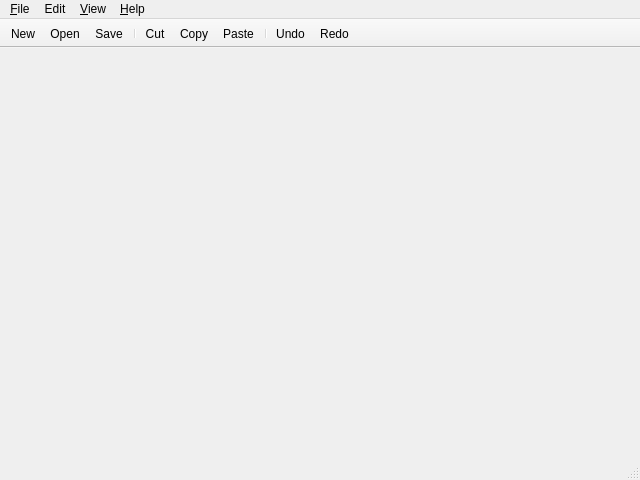
<?xml version="1.0" encoding="UTF-8"?>
<ui version="4.0">
 <class>CodeWindow</class>
 <widget class="QMainWindow" name="CodeWindow">
  <property name="windowModality">
   <enum>Qt::NonModal</enum>
  </property>
  <property name="enabled">
   <bool>true</bool>
  </property>
  <property name="geometry">
   <rect>
    <x>0</x>
    <y>0</y>
    <width>640</width>
    <height>480</height>
   </rect>
  </property>
  <property name="minimumSize">
   <size>
    <width>0</width>
    <height>0</height>
   </size>
  </property>
  <property name="mouseTracking">
   <bool>false</bool>
  </property>
  <property name="focusPolicy">
   <enum>Qt::StrongFocus</enum>
  </property>
  <property name="contextMenuPolicy">
   <enum>Qt::DefaultContextMenu</enum>
  </property>
  <property name="acceptDrops">
   <bool>false</bool>
  </property>
  <property name="windowTitle">
   <string>QtCodePad</string>
  </property>
  <property name="windowIcon">
   <iconset resource="../source.qrc">
    <normaloff>:/res/edit_image/accessories-text-editor.svg</normaloff>:/res/edit_image/accessories-text-editor.svg</iconset>
  </property>
  <property name="autoFillBackground">
   <bool>true</bool>
  </property>
  <property name="documentMode">
   <bool>false</bool>
  </property>
  <property name="dockNestingEnabled">
   <bool>false</bool>
  </property>
  <property name="dockOptions">
   <set>QMainWindow::AllowTabbedDocks|QMainWindow::AnimatedDocks|QMainWindow::ForceTabbedDocks|QMainWindow::VerticalTabs</set>
  </property>
  <widget class="QWidget" name="centralWidget">
   <layout class="QGridLayout" name="gridLayout">
    <property name="margin">
     <number>0</number>
    </property>
    <property name="spacing">
     <number>0</number>
    </property>
    <item row="0" column="0">
     <widget class="QTabWidget" name="tabWidget">
      <property name="styleSheet">
       <string notr="true"/>
      </property>
      <property name="tabShape">
       <enum>QTabWidget::Rounded</enum>
      </property>
      <property name="iconSize">
       <size>
        <width>16</width>
        <height>16</height>
       </size>
      </property>
      <property name="elideMode">
       <enum>Qt::ElideNone</enum>
      </property>
      <property name="usesScrollButtons">
       <bool>true</bool>
      </property>
      <property name="documentMode">
       <bool>true</bool>
      </property>
      <property name="tabsClosable">
       <bool>true</bool>
      </property>
      <property name="movable">
       <bool>true</bool>
      </property>
     </widget>
    </item>
   </layout>
  </widget>
  <widget class="QMenuBar" name="menuBar">
   <property name="geometry">
    <rect>
     <x>0</x>
     <y>0</y>
     <width>640</width>
     <height>28</height>
    </rect>
   </property>
   <property name="contextMenuPolicy">
    <enum>Qt::DefaultContextMenu</enum>
   </property>
   <widget class="QMenu" name="menuFile">
    <property name="title">
     <string>&amp;File</string>
    </property>
    <widget class="QMenu" name="menuRecentFiles">
     <property name="title">
      <string>Recent Files</string>
     </property>
     <addaction name="separator"/>
    </widget>
    <widget class="QMenu" name="menuEncoding">
     <property name="title">
      <string>Encoding</string>
     </property>
     <addaction name="separator"/>
    </widget>
    <addaction name="actionNew"/>
    <addaction name="actionOpen"/>
    <addaction name="actionSave"/>
    <addaction name="actionSaveAs"/>
    <addaction name="actionSaveAll"/>
    <addaction name="actionClose"/>
    <addaction name="actionCloseAll"/>
    <addaction name="separator"/>
    <addaction name="menuEncoding"/>
    <addaction name="separator"/>
    <addaction name="menuRecentFiles"/>
    <addaction name="separator"/>
    <addaction name="actionExit"/>
   </widget>
   <widget class="QMenu" name="menuHelp">
    <property name="title">
     <string>&amp;Help</string>
    </property>
    <addaction name="actionAbout"/>
    <addaction name="actionAboutQt"/>
   </widget>
   <widget class="QMenu" name="menuEdit">
    <property name="title">
     <string>Edit</string>
    </property>
    <addaction name="actionUndo"/>
    <addaction name="actionRedo"/>
    <addaction name="separator"/>
    <addaction name="actionCut"/>
    <addaction name="actionCopy"/>
    <addaction name="actionPaste"/>
   </widget>
   <widget class="QMenu" name="menuView">
    <property name="title">
     <string>&amp;View</string>
    </property>
    <addaction name="actionFont"/>
    <addaction name="separator"/>
    <addaction name="actionHightlight"/>
    <addaction name="actionWordWrap"/>
    <addaction name="actionHightlightCurrentLine"/>
    <addaction name="actionLineNumber"/>
   </widget>
   <addaction name="menuFile"/>
   <addaction name="menuEdit"/>
   <addaction name="menuView"/>
   <addaction name="menuHelp"/>
  </widget>
  <widget class="QStatusBar" name="statusBar"/>
  <widget class="QToolBar" name="toolBar">
   <property name="contextMenuPolicy">
    <enum>Qt::DefaultContextMenu</enum>
   </property>
   <property name="windowTitle">
    <string>toolBar</string>
   </property>
   <property name="movable">
    <bool>false</bool>
   </property>
   <property name="allowedAreas">
    <set>Qt::NoToolBarArea</set>
   </property>
   <property name="iconSize">
    <size>
     <width>24</width>
     <height>24</height>
    </size>
   </property>
   <attribute name="toolBarArea">
    <enum>TopToolBarArea</enum>
   </attribute>
   <attribute name="toolBarBreak">
    <bool>false</bool>
   </attribute>
   <addaction name="actionNew"/>
   <addaction name="actionOpen"/>
   <addaction name="actionSave"/>
   <addaction name="separator"/>
   <addaction name="actionCut"/>
   <addaction name="actionCopy"/>
   <addaction name="actionPaste"/>
   <addaction name="separator"/>
   <addaction name="actionUndo"/>
   <addaction name="actionRedo"/>
  </widget>
  <action name="actionExit">
   <property name="text">
    <string>E&amp;xit</string>
   </property>
   <property name="iconVisibleInMenu">
    <bool>false</bool>
   </property>
  </action>
  <action name="actionAbout">
   <property name="text">
    <string>&amp;About</string>
   </property>
   <property name="iconVisibleInMenu">
    <bool>false</bool>
   </property>
  </action>
  <action name="actionAboutQt">
   <property name="text">
    <string>About &amp;Qt</string>
   </property>
   <property name="iconVisibleInMenu">
    <bool>false</bool>
   </property>
  </action>
  <action name="actionNew">
   <property name="icon">
    <iconset resource="../source.qrc">
     <normaloff>:/res/edit_image/document-new.svg</normaloff>:/res/edit_image/document-new.svg</iconset>
   </property>
   <property name="text">
    <string>&amp;New</string>
   </property>
   <property name="shortcut">
    <string>Ctrl+N</string>
   </property>
   <property name="iconVisibleInMenu">
    <bool>false</bool>
   </property>
  </action>
  <action name="actionClose">
   <property name="text">
    <string>Close</string>
   </property>
   <property name="shortcut">
    <string>Ctrl+W</string>
   </property>
   <property name="iconVisibleInMenu">
    <bool>false</bool>
   </property>
  </action>
  <action name="actionCloseAll">
   <property name="text">
    <string>Close A&amp;ll</string>
   </property>
   <property name="iconVisibleInMenu">
    <bool>false</bool>
   </property>
  </action>
  <action name="actionOpen">
   <property name="icon">
    <iconset resource="../source.qrc">
     <normaloff>:/res/edit_image/document-open.svg</normaloff>:/res/edit_image/document-open.svg</iconset>
   </property>
   <property name="text">
    <string>&amp;Open</string>
   </property>
   <property name="shortcut">
    <string>Ctrl+O</string>
   </property>
   <property name="iconVisibleInMenu">
    <bool>false</bool>
   </property>
  </action>
  <action name="actionSave">
   <property name="icon">
    <iconset resource="../source.qrc">
     <normaloff>:/res/edit_image/document-save.svg</normaloff>:/res/edit_image/document-save.svg</iconset>
   </property>
   <property name="text">
    <string>&amp;Save</string>
   </property>
   <property name="shortcut">
    <string>Ctrl+S</string>
   </property>
   <property name="iconVisibleInMenu">
    <bool>false</bool>
   </property>
  </action>
  <action name="actionSaveAs">
   <property name="icon">
    <iconset resource="../source.qrc">
     <normaloff>:/res/edit_image/document-save-as.svg</normaloff>:/res/edit_image/document-save-as.svg</iconset>
   </property>
   <property name="text">
    <string>Save &amp;As</string>
   </property>
   <property name="shortcut">
    <string>F6</string>
   </property>
   <property name="iconVisibleInMenu">
    <bool>false</bool>
   </property>
  </action>
  <action name="actionUndo">
   <property name="icon">
    <iconset resource="../source.qrc">
     <normaloff>:/res/edit_image/edit-undo.svg</normaloff>:/res/edit_image/edit-undo.svg</iconset>
   </property>
   <property name="text">
    <string>&amp;Undo</string>
   </property>
   <property name="shortcut">
    <string>Ctrl+Z</string>
   </property>
   <property name="iconVisibleInMenu">
    <bool>false</bool>
   </property>
  </action>
  <action name="actionRedo">
   <property name="icon">
    <iconset resource="../source.qrc">
     <normaloff>:/res/edit_image/edit-redo.svg</normaloff>:/res/edit_image/edit-redo.svg</iconset>
   </property>
   <property name="text">
    <string>&amp;Redo</string>
   </property>
   <property name="shortcut">
    <string>Ctrl+Y</string>
   </property>
   <property name="iconVisibleInMenu">
    <bool>false</bool>
   </property>
  </action>
  <action name="actionCut">
   <property name="icon">
    <iconset resource="../source.qrc">
     <normaloff>:/res/edit_image/edit-cut.svg</normaloff>:/res/edit_image/edit-cut.svg</iconset>
   </property>
   <property name="text">
    <string>Cu&amp;t</string>
   </property>
   <property name="shortcut">
    <string>Ctrl+X</string>
   </property>
   <property name="iconVisibleInMenu">
    <bool>false</bool>
   </property>
  </action>
  <action name="actionCopy">
   <property name="icon">
    <iconset resource="../source.qrc">
     <normaloff>:/res/edit_image/edit-copy.svg</normaloff>:/res/edit_image/edit-copy.svg</iconset>
   </property>
   <property name="text">
    <string>&amp;Copy</string>
   </property>
   <property name="shortcut">
    <string>Ctrl+C</string>
   </property>
   <property name="iconVisibleInMenu">
    <bool>false</bool>
   </property>
  </action>
  <action name="actionPaste">
   <property name="icon">
    <iconset resource="../source.qrc">
     <normaloff>:/res/edit_image/edit-paste.svg</normaloff>:/res/edit_image/edit-paste.svg</iconset>
   </property>
   <property name="text">
    <string>&amp;Paste</string>
   </property>
   <property name="shortcut">
    <string>Ctrl+V</string>
   </property>
   <property name="iconVisibleInMenu">
    <bool>false</bool>
   </property>
  </action>
  <action name="actionSaveAll">
   <property name="text">
    <string>Save All</string>
   </property>
   <property name="shortcut">
    <string>Shift+F6</string>
   </property>
  </action>
  <action name="actionLineNumber">
   <property name="checkable">
    <bool>true</bool>
   </property>
   <property name="text">
    <string>Line Number</string>
   </property>
  </action>
  <action name="actionHightlight">
   <property name="checkable">
    <bool>true</bool>
   </property>
   <property name="text">
    <string>Syntax Hightlight</string>
   </property>
  </action>
  <action name="actionWordWrap">
   <property name="checkable">
    <bool>true</bool>
   </property>
   <property name="text">
    <string>Word Wrap</string>
   </property>
  </action>
  <action name="actionHightlightCurrentLine">
   <property name="checkable">
    <bool>true</bool>
   </property>
   <property name="text">
    <string>Hightlight Current Line</string>
   </property>
  </action>
  <action name="actionFont">
   <property name="text">
    <string>Font...</string>
   </property>
  </action>
 </widget>
 <layoutdefault spacing="6" margin="11"/>
 <resources>
  <include location="../source.qrc"/>
 </resources>
 <connections/>
</ui>
